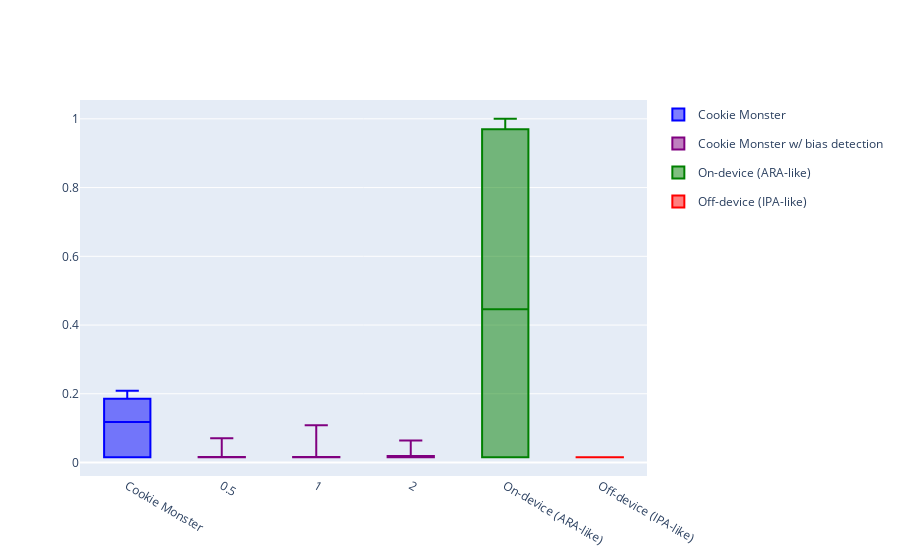

The notebook cell saved with this chart:
### Code cell
variable = "bias_detection_knob"
boxes_args = {
        "df": chopped_df,
        "metric": "rmsre",
        "x_axis": variable,
        # "x_axis_title": x_axis_title,
        "y_axis_title": RMSRE_Y,
        "ordering": (variable, "str"),
        # "ordering": None,
        "showlegend": True,
        "baselines_order": BIAS_BASELINES_ORDER
    }

fig = go.Figure()
# fig.update_yaxes(type="log")

for trace in boxes(**boxes_args):
    fig.add_trace(trace)
fig

### Figure 1 — Plotly figure (JSON) as saved in the notebook; plotly's stock layout.template omitted (floating-point values rounded to 4 significant figures; data arrays with more than 128 entries replaced by an {"elided": "..."} marker saying what was removed)
{"data": [{"boxpoints": false, "legendgroup": "Cookie Monster", "marker": {"color": "blue"}, "name": "Cookie Monster", "opacity": 1, "showlegend": true, "type": "box", "x": {"elided": "400 str values"}, "y": {"elided": "400 float values"}}, {"boxpoints": false, "legendgroup": "Cookie Monster w/ bias detection", "marker": {"color": "purple"}, "name": "Cookie Monster w/ bias detection", "opacity": 1, "showlegend": true, "type": "box", "x": {"elided": "1200 str values"}, "y": {"elided": "1200 float values"}}, {"boxpoints": false, "legendgroup": "On-device (ARA-like)", "marker": {"color": "green"}, "name": "On-device (ARA-like)", "opacity": 1, "showlegend": true, "type": "box", "x": {"elided": "400 str values"}, "y": {"elided": "400 float values"}}, {"boxpoints": false, "legendgroup": "Off-device (IPA-like)", "marker": {"color": "red"}, "name": "Off-device (IPA-like)", "opacity": 1, "showlegend": true, "type": "box", "x": {"elided": "400 str values"}, "y": {"elided": "400 float values"}}], "layout": {}}
